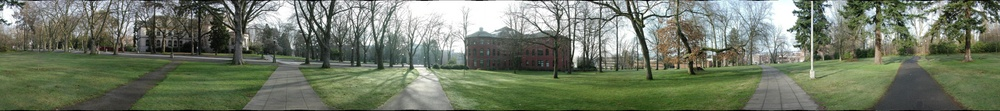
#> input picture parrington 2/pano.jpg, 1000 x 111 px, shrunk from 4760 x 529 before the run; its folder holds only this picture in this run
$ python Harris_Corner_Detector.py   (older library calls are emulated)
#> lines starting #> are read from the running program, lines starting #| are printed output that depends on the picture; after the words box and inside, x2 and y2 are one past the last pixel; in counts of white or black regions, pixels touching at a corner belong together
import os
import cv2
import numpy as np
from scipy.ndimage import gaussian_filter, maximum_filter
import matplotlib.pyplot as plt

# Ensure results directory exists
# and global prefix for filenames

dir_res = "res2"
current_prefix = ""
os.makedirs(dir_res, exist_ok=True)


def save_figure(fig_name):
    # Uses current_prefix to avoid overwriting
    global current_prefix
    path = os.path.join(dir_res, f"{current_prefix}{fig_name}")
    plt.savefig(path)
    plt.close()


def cylindrical_projection(img, f):
    h, w = img.shape[:2]
    cyl = np.zeros_like(img)
    cx, cy = w // 2, h // 2
    for y in range(h):
        for x in range(w):
            x_, y_ = x - cx, y - cy
            theta = np.arctan(x_ / f)
            h_ = y_ / np.sqrt(x_**2 + f**2)
            x_c = f * theta + cx
            y_c = f * h_ + cy
            if 0 <= x_c < w and 0 <= y_c < h:
                cyl[y, x] = img[int(y_c), int(x_c)]
    return cyl


def adaptive_nms(corners, response_map, desired_kp=500, initial_radius=20, min_radius=1):
    corners = sorted(corners, key=lambda pt: response_map[pt[0], pt[1]], reverse=True)
    for r in range(initial_radius, min_radius - 1, -1):
        selected, occupied = [], np.zeros_like(response_map, dtype=bool)
        for y, x in corners:
            if not occupied[y, x]:
                selected.append((y, x))
                y0, y1 = max(0, y - r), min(response_map.shape[0], y + r + 1)
                x0, x1 = max(0, x - r), min(response_map.shape[1], x + r + 1)
                occupied[y0:y1, x0:x1] = True
            if len(selected) >= desired_kp:
                return selected
    return selected


def harris_features(gray, k=0.04, window_size=3, threshold=0.01, adaptive_nums=300):
    Ix = cv2.Sobel(gray, cv2.CV_64F, 1, 0, ksize=3)
    Iy = cv2.Sobel(gray, cv2.CV_64F, 0, 1, ksize=3)
    Ixx = gaussian_filter(Ix**2, sigma=1)
    Iyy = gaussian_filter(Iy**2, sigma=1)
    Ixy = gaussian_filter(Ix*Iy, sigma=1)
    detM = Ixx * Iyy - Ixy**2
    traceM = Ixx + Iyy
    R = detM - k * (traceM**2)
    R_norm = cv2.normalize(R, None, 0, 1, cv2.NORM_MINMAX)
    Rmax = maximum_filter(R, size=window_size)
    corners = (R == Rmax) & (R > threshold * R.max())
    kps = np.argwhere(corners)
    selected = adaptive_nms(kps, R_norm, desired_kp=adaptive_nums)
    return selected, R


def sift_assign_orientation(gray, keypoints, patch_size=16, num_bins=36):
    orientations = []
    Ix = cv2.Sobel(gray, cv2.CV_32F, 1, 0, ksize=3)
    Iy = cv2.Sobel(gray, cv2.CV_32F, 0, 1, ksize=3)
    for y, x in keypoints:
        x0, y0 = int(x), int(y)
        half = patch_size // 2
        if y0-half<0 or y0+half>=gray.shape[0] or x0-half<0 or x0+half>=gray.shape[1]: continue
        mag = np.hypot(Ix[y0-half:y0+half, x0-half:x0+half], Iy[y0-half:y0+half, x0-half:x0+half])
        theta = np.arctan2(Iy[y0-half:y0+half, x0-half:x0+half], Ix[y0-half:y0+half, x0-half:x0+half])
        hist = np.zeros(num_bins, dtype=np.float32)
        for i in range(patch_size):
            for j in range(patch_size):
                bin_idx = int(((theta[i,j]+np.pi)/(2*np.pi))*num_bins)%num_bins
                hist[bin_idx] += mag[i,j]
        ori = (np.argmax(hist)/num_bins)*2*np.pi - np.pi
        orientations.append((x0, y0, ori))
    return orientations


def sift_describe_patch(gray, orientations, patch_size=16, grid=4, bins=8):
    Ix = cv2.Sobel(gray, cv2.CV_32F, 1, 0, ksize=3)
    Iy = cv2.Sobel(gray, cv2.CV_32F, 0, 1, ksize=3)
    descs, cell = [], patch_size//grid
    for x, y, ang in orientations:
        x0, y0 = int(x), int(y); half=patch_size//2
        if y0-half<0 or y0+half>=gray.shape[0] or x0-half<0 or x0+half>=gray.shape[1]: continue
        patchIx = Ix[y0-half:y0+half, x0-half:x0+half]
        patchIy = Iy[y0-half:y0+half, x0-half:x0+half]
        mag = np.hypot(patchIx, patchIy)
        theta = np.arctan2(patchIy, patchIx) - ang
        vec=[]
        for i in range(grid):
            for j in range(grid):
                hist = np.zeros(bins)
                for dy in range(cell):
                    for dx in range(cell):
                        idx = i*cell+dy; jdx = j*cell+dx
                        b = int(((theta[idx,jdx]+np.pi)/(2*np.pi))*bins)%bins
                        hist[b] += mag[idx,jdx]
                vec.extend(hist)
        v = np.array(vec); descs.append(v/np.linalg.norm(v))
    return np.array(descs)


def plot_keypoints(img, points):
    plt.imshow(cv2.cvtColor(img, cv2.COLOR_BGR2RGB)); ys,xs=zip(*points)
    plt.scatter(xs, ys, s=10, c='red'); plt.axis('off'); plt.title('Keypoints')
    save_figure('keypoints.png')


def show_keypoints_with_orientations(img, orientations, scale=8):
    vis=img.copy()
    for x,y,ang in orientations:
        x1,y1=int(x),int(y)
        x2,y2=int(x+scale*np.cos(ang)),int(y+scale*np.sin(ang))
        cv2.arrowedLine(vis,(x1,y1),(x2,y2),(0,255,0),1,tipLength=0.3)
    plt.imshow(cv2.cvtColor(vis,cv2.COLOR_BGR2RGB)); plt.axis('off'); plt.title('Oriented Keypoints')
    save_figure('oriented_keypoints.png')


def show_descriptor_vector(descs, index=0):
    v=descs[index]
    plt.figure(figsize=(10,2)); plt.bar(range(len(v)),v); plt.axis('off')
    save_figure(f'descriptor_{index}.png')


def visualize_keypoint_patches(gray, points, num=2, step=2):
    Ix=np.gradient(gray,axis=1); Iy=np.gradient(gray,axis=0)
    for i,(y,x) in enumerate(points[:num]):
        if y<8 or x<8 or y+8>=gray.shape[0] or x+8>=gray.shape[1]: continue
        p=gray[y-8:y+8,x-8:x+8]; px,py=Ix[y-8:y+8,x-8:x+8][::step,::step],Iy[y-8:y+8,x-8:x+8][::step,::step]
        h,w=px.shape; X,Y=np.meshgrid(range(w),range(h))
        plt.imshow(p,cmap='gray'); plt.quiver(X,Y,px,-py,scale=50); plt.axis('off')
        save_figure(f'patch_{i}.png')


def load_focal_lengths(fp):
#> called with fp = 'parrington 2/pano.txt'
    f=[]
    for line in open(fp):
#> (reads parrington 2/pano.txt from the repository)
        try: f.append(float(line.strip()))
        except: pass
    return f


if __name__=='__main__':
    image_dir = 'parrington 2'
    focal_file = os.path.join(image_dir, 'pano.txt')
    focals = load_focal_lengths(focal_file)
    files = sorted([f for f in os.listdir(image_dir) if f.endswith('.jpg')])

    # Ensure matching counts
    num = min(len(files), len(focals))
    if len(files) != len(focals):
        print(f"Warning: {len(files)} images but {len(focals)} focal lengths; processing first {num} items.")

    for idx in range(num):

        current_prefix = f"img{idx}_"
        name = files[idx]
        img_path = os.path.join(image_dir, name)
        img = cv2.imread(img_path)
#> img is the input picture: shape (111, 1000, 3); mean B, G, R 102.8, 121.8, 112.9
        if img is None:
            print(f"Failed to load image: {img_path}")
            continue
        f = focals[idx]

        # Cylindrical projection and grayscale
        cyl = cylindrical_projection(img, f)
        gray = cv2.cvtColor(cyl, cv2.COLOR_BGR2GRAY).astype(np.float32)

        # Harris features and response map
        kps, R = harris_features(gray)
#> in harris_features, `corners = (R == Rmax) & (R > threshold * R.max())`:
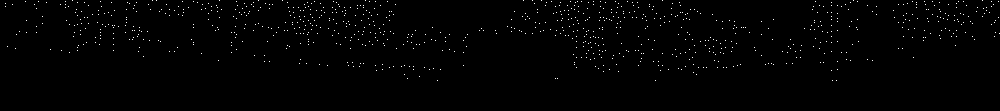
#> corners: shape (111, 1000) bool; 0.83% white in thin lines or dots, all inside (x1, y1, x2, y2) = (5, 0, 1000, 81)
#> in harris_features, `kps = np.argwhere(corners)`: kps = 921 pairs, first value 0 to 80, second value 5 to 999
#> in adaptive_nms, `corners = sorted(corners, key=lambda pt: response_map[pt[0], pt[1]], r..`: corners has the same summary as kps in harris_features
#> after the loop in adaptive_nms, `for r in range(initial_radius, min_radius - 1, -1):`:
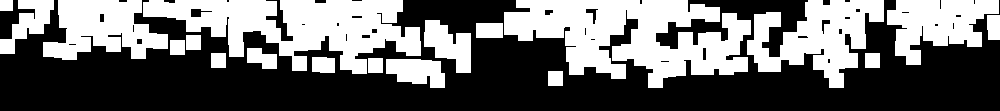
#> occupied: shape (111, 1000) bool; 42% white; 19 white regions, largest, box (x1, y1, x2, y2) and area: (504, 0, 751, 88) 13012, (143, 0, 421, 74) 10898, (747, 0, 884, 88) 6356
#> in harris_features, `selected = adaptive_nms(kps, R_norm, desired_kp=adaptive_nums)`: selected = 300 pairs, first value 0 to 80, second value 5 to 995
#> kps has the same summary as selected in harris_features
        plt.imshow(R, cmap='jet'); plt.axis('off'); save_figure('response_map.png')

        # Plot keypoints
        plot_keypoints(cyl, kps)
#> in plot_keypoints, `ys, xs = zip(*points)`: ys = 300 values, max 80 at index 263, min 0 at index 49, mean 30.13; xs = 300 values, max 995 at index 179, min 5 at index 244, mean 514.3

        # Orientation assignment and plot
        ors = sift_assign_orientation(gray, kps)
#> the loop in sift_assign_orientation, `for y, x in keypoints:` made 300 passes
#> (y, x, x0, y0, ori) on passes 1 to 3: (28, 645, 645, 28, -0.349), (16, 645, 645, 16, 0.873), (9, 221, 221, 9, -0.698)
#> after the loop in sift_assign_orientation, `for y, x in keypoints:`: orientations = 243 items, first 6: (645, 28, -0.349), (645, 16, 0.873), (221, 9, -0.698), (634, 11, -0.349), (308, 32, 2.79), (572, 38, 0)
#> ors has the same summary as orientations in sift_assign_orientation
        show_keypoints_with_orientations(cyl, ors)
#> the loop in show_keypoints_with_orientations, `for x,y,ang in orientations:` made 243 passes
#> (x, y, ang, x1, y1, x2, y2) on passes 1 to 3: (645, 28, -0.349, 645, 28, 652, 25), (645, 16, 0.873, 645, 16, 650, 22), (221, 9, -0.698, 221, 9, 227, 3)
#> after the loop in show_keypoints_with_orientations, `for x,y,ang in orientations:`:
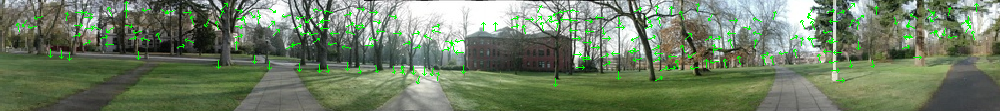
#> vis: shape (111, 1000, 3); mean B, G, R 101.1, 126.5, 110.9

        # Descriptor and plot
        descs = sift_describe_patch(gray, ors)
#> the loop in sift_describe_patch, `for x, y, ang in orientations:` made 243 passes
#> (x, y, ang, x0, y0) on passes 1 to 3: (645, 28, -0.349, 645, 28), (645, 16, 0.873, 645, 16), (221, 9, -0.698, 221, 9)
#> after the loop in sift_describe_patch, `for x, y, ang in orientations:`: descs = 243 items
#> in sift_describe_patch, `return np.array(descs)`:
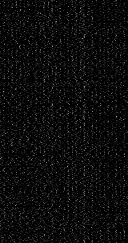
#> returned value: shape (243, 128) float64; min 0, max 0.613, mean 0.0495
        if descs.size:
            show_descriptor_vector(descs, 0)
#> in show_descriptor_vector, `v=descs[index]`: v = 128 values, max 0.407 at index 116, min 0 at index 0, mean 0.0486

        # Visualize patches
        visualize_keypoint_patches(gray, kps)
#> in visualize_keypoint_patches, `Iy = np.gradient(gray, axis=0)`:
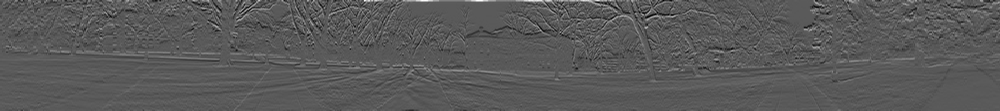
#> Iy: shape (111, 1000) float32; min -115, max 210, mean -0.3; drawn with min black and max white
#> the loop in visualize_keypoint_patches, `for i,(y,x) in enumerate(points[:num]):` made 2 passes
#> (y, x, h, w) on passes 1 to 2: (28, 645, 8, 8), (16, 645, 8, 8)
#> pass 1, in save_figure (call 5), `plt.savefig(path)`:
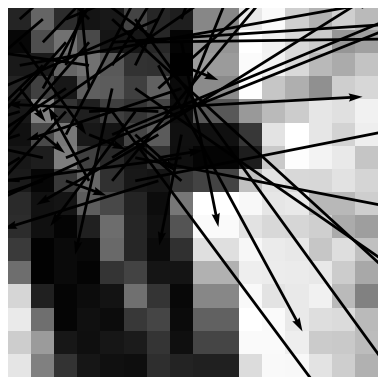
#> figure drawn by matplotlib, 1 panel
#> pass 2, in save_figure (call 6), `plt.savefig(path)`:
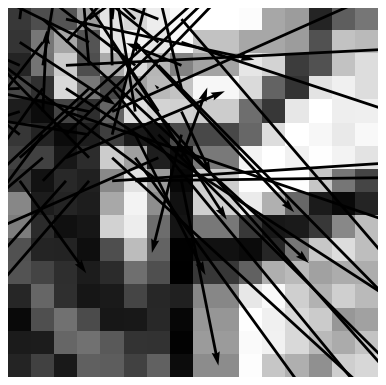
#> figure drawn by matplotlib, 1 panel
    print("done , all file save in res2")
